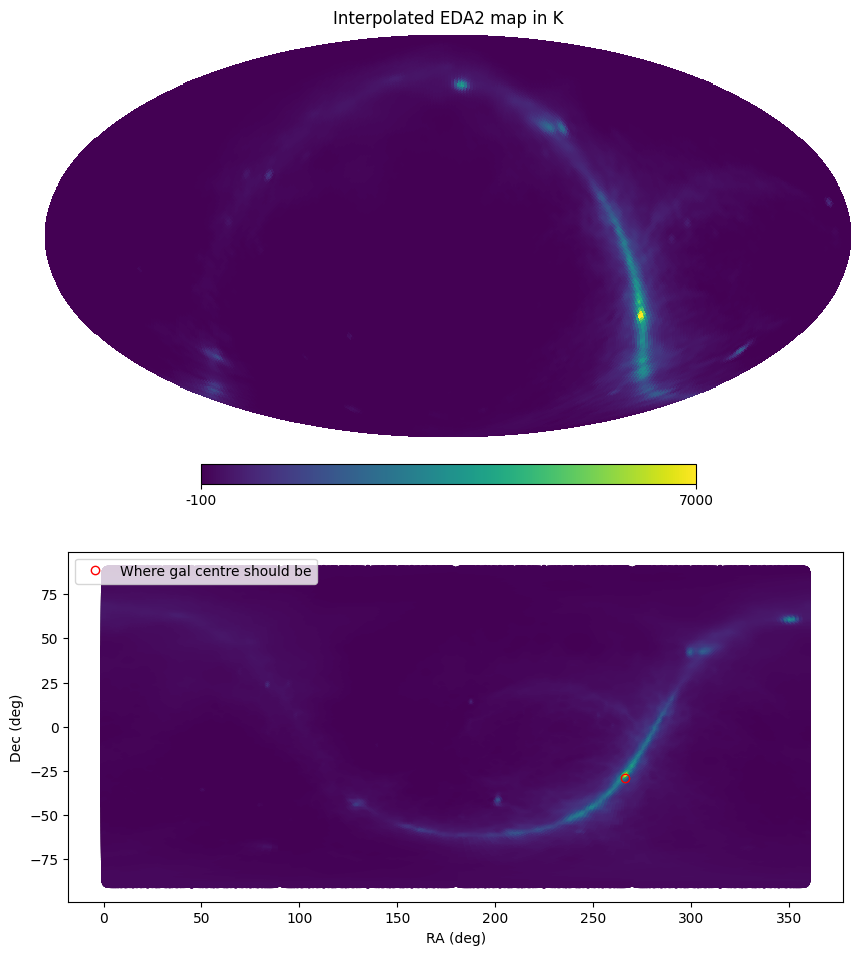

Source code (Python):
import healpy as hp
import numpy as np
from astropy.io import fits
from astropy import units as u
from astropy.coordinates import SkyCoord
from sklearn.cluster import KMeans

import matplotlib
matplotlib.use('agg')
import matplotlib.pyplot as plt

k_boltz = 1.38064852e-23
vel_c = 299792458.0



def create_spectral_index_map(SI_fits, catalog_dir, make_plots=1):
    ## Create a filled spectral index map, and interpolate to a higher resolution
    
    ## Read in the spectral index map
    si_EDA = hp.read_map(SI_fits)

    ## Calculate the ra, dec of each pixel
    ## Mike's map is originally nside = 64
    pix_inds = np.arange(hp.nside2npix(64)) 
    l, b = hp.pix2ang(64,pix_inds,lonlat=True)
    cel_coords = SkyCoord(l*u.deg, b*u.deg, frame='icrs')
    ra = cel_coords.icrs.ra.value
    dec = cel_coords.icrs.dec.value

    ## Find the holes from bright A-team sources and their ra/decs
    missing_inds = np.argwhere(si_EDA < 0)
    reshaped_missing_inds = missing_inds.reshape(missing_inds.size)
    ra_holes = ra[reshaped_missing_inds]
    dec_holes = dec[reshaped_missing_inds]

    ## Prior: there are 9 holes
    ## Use machine learning to group the ra,decs into 9 groups
    n_holes=9
    data = list(zip(ra_holes, dec_holes))
    kmeans = KMeans(n_clusters=n_holes)
    kmeans.fit(data)
      
    ## Artificially fill each hole  
    SI_holes=[]
    si_EDA_filled = np.copy(si_EDA)
    for hole_i in range(n_holes):
        inds = reshaped_missing_inds[np.argwhere(kmeans.labels_ == hole_i)]
        ra_hole = ra[inds]
        dec_hole = dec[inds]
        around_hole_inds = np.argwhere((ra < (np.amax(ra_hole) + 2.)) & (ra > (np.amin(ra_hole) - 2.)) &
                                        (dec < (np.amax(dec_hole) + 2.)) & (dec > (np.amin(dec_hole) - 2.)) &
                                        (si_EDA > 1))
        SI_holes = np.append(SI_holes, np.average(si_EDA[around_hole_inds]))
        si_EDA_filled[inds] = np.average(si_EDA[around_hole_inds])
    
    ## Interpolate to nside = 2048  
    si_EDA_filled_up = hp.pixelfunc.ud_grade(si_EDA_filled,2048,order_in='RING')
    si_EDA_up = hp.pixelfunc.ud_grade(si_EDA,2048,order_in='RING')

    if make_plots == 1:
        ## Make diagnostic plots

        ## Recreate ra dec to match the interpolated map
        pix_inds = np.arange(hp.nside2npix(2048)) 
        l, b = hp.pix2ang(2048,pix_inds,lonlat=True)
        cel_coords = SkyCoord(l*u.deg, b*u.deg, frame='icrs')
        ra = cel_coords.icrs.ra.value
        dec = cel_coords.icrs.dec.value

        ## Plot 1 -- SI map without filled holes
        fig = plt.figure(figsize=(10,10))

        hp.mollview(si_EDA_up, sub=(2,1,1), fig=fig,title='Interpolated Spectral Index of Diffuse Emission',min=1.8,max=3.0)
        ax2 = fig.add_subplot(2,1,2)
        ax2.scatter(ra,dec,c=si_EDA_up,marker='.',vmin=1.8,vmax=3.0)
        ax2.plot(266.416833333,-29.0078055556,'ro',mfc='none',label="Where gal centre should be")
        ax2.set_xlabel('RA (deg)')
        ax2.set_ylabel('Dec (deg)')
        ax2.legend(loc='upper left')

        fig.savefig(catalog_dir + 'si_EDA2.png',bbox_inches='tight')
        plt.close()

        ## Plot 2 -- SI map with filled holes
        fig = plt.figure(figsize=(10,10))

        hp.mollview(si_EDA_filled_up, sub=(2,1,1), fig=fig,title='Interpolated Spectral Index of Diffuse Emission, Filled',min=1.8,max=3.0)
        ax2 = fig.add_subplot(2,1,2)
        ax2.scatter(ra,dec,c=si_EDA_filled_up,marker='.',vmin=1.8,vmax=3.0)
        ax2.plot(266.416833333,-29.0078055556,'ro',mfc='none',label="Where gal centre should be")
        ax2.set_xlabel('RA (deg)')
        ax2.set_ylabel('Dec (deg)')
        ax2.legend(loc='upper left')

        fig.savefig(catalog_dir + 'si_EDA2_filled.png',bbox_inches='tight')
        plt.close()

    return si_EDA_filled_up



def read_in_diffuse(filename_data, catalog_dir, nside=2048, make_plots=1):
    ## Read in Mike's hpx map with healpy (or it will break)
    ## Remove the monopole to be closer to an interferometer map
    ## Upgrade the map to the proper resolution for point-source breakdown (MWA resolution)

    
    map_EDA = hp.read_map(filename_data)

    ## Remove just the monopole
    data_lowres = hp.pixelfunc.remove_monopole(map_EDA, nest=False, gal_cut=0, copy=True, verbose=True)
    data = hp.pixelfunc.ud_grade(data_lowres,nside,order_in='RING')

    ## Generate ra/dec from the healpix index
    pix_inds = np.arange(hp.nside2npix(nside))
    l, b = hp.pix2ang(nside,pix_inds,lonlat=True)
    cel_coords = SkyCoord(l*u.deg, b*u.deg, frame='icrs')
    ra = cel_coords.icrs.ra.value
    dec = cel_coords.icrs.dec.value 

    ## Optionally cut on the Galactic plane
    ## i.e. make a Galactic plane model only
    #l = cel_coords.galactic.l.value
    #b = cel_coords.galactic.b.value
    #galactic_plane_inds = np.argwhere((b < 25) & (b > -25))
    #ra_subset = ra[galactic_plane_inds]
    #dec_subset = dec[galactic_plane_inds]
    #data = data[galactic_plane_inds]

    if make_plots == 1:
        ## Make diagnostic plots
        ## Plot 1 -- Galactic plane in K
        fig = plt.figure(figsize=(10,10))

        hp.mollview(data, sub=(2,1,1), fig=fig,title='Interpolated EDA2 map in K',min=-100,max=7000)
        ax2 = fig.add_subplot(2,1,2)
        ax2.scatter(ra,dec,c=data,marker='.',vmin=-200,vmax=8000)
        ax2.plot(266.416833333,-29.0078055556,'ro',mfc='none',label="Where gal centre should be")
        ax2.set_xlabel('RA (deg)')
        ax2.set_ylabel('Dec (deg)')
        ax2.legend(loc='upper left')

        fig.savefig(catalog_dir + 'EDA2_map.png',bbox_inches='tight')
        plt.close()


    return data, ra, dec


def convert_to_Jy(data, freq):
    """Convert from K to Jy/sterrad"""

    ##1e26 because it's a Jy

    convert = (1e26*2*freq**2*k_boltz) / vel_c**2

    return data*convert


def write_srclist(ra, dec, jystr_data, si_data, filename, freq=159e6, nside=2048):

    total_len = len(jystr_data)

    jypix_data = jystr_data * hp.nside2pixarea(nside, degrees=False)

    with open(filename, 'w') as outfile:
        outfile.write("SOURCE EDA2_prior_mono_si P "+str(total_len)+" G 0 S 0 0\n")
        #for ra, dec, jyI, jyQ, jyU, jyV in zip(ra, dec, jyI, jyQ, jyU, jyV):
        #    outfile.write(f"COMPONENT POINT {ra*(1/15.0):.10f} {dec:.10f}\n")
        #    #outfile.write(f"LINEAR {freq:.9e} {jyI:.10f} 0 0 0 -2.5\n")
        #    outfile.write(f"LINEAR {freq:.9e} {jyI:.10f} {jyQ:.10f} {jyU:.10f} {jyV:.10f} -2.5\n")
        #    outfile.write(f"ENDCOMPONENT\n")
        for ra, dec, jyI, si  in zip(ra.flatten(), dec.flatten(), jypix_data.flatten(), si_data.flatten()):
            outfile.write("COMPONENT POINT " + "{0:.10f}".format(ra*(1/15.0)) + " " + "{0:.10f}".format(dec) + "\n")
            outfile.write("LINEAR " + "{0:.9e}".format(freq) + " " + "{0:.10f}".format(jyI) + " 0 0 0 -" + "{0:.10f}".format(si) + "\n")
            outfile.write("ENDCOMPONENT\n")
        outfile.write("ENDSOURCE\n")

    return

if __name__ == '__main__':


    nside = 2048
    freq = 159e6
    catalog_dir = '/astro/mwaeor/nbarry/nbarry/gar_scripts/catalog_scripts/'
    make_plots = 0

    kelvin_data, ra, dec  = read_in_diffuse(catalog_dir + 'EDA2_159MHz_I_wPrior_HPXbin.fits', 
                                            catalog_dir, nside=nside, make_plots=make_plots) 
    jystr_data = convert_to_Jy(kelvin_data, freq)

    si_data = create_spectral_index_map(catalog_dir + 'EDA2prior159_Haslam408_SI_HPXbin.fits', 
                                        catalog_dir, make_plots=make_plots)

    filename = catalog_dir + "EDA2_prior_mono_2048_si.txt"
    write_srclist(ra, dec, jystr_data, si_data, filename, freq=freq, nside=nside)
